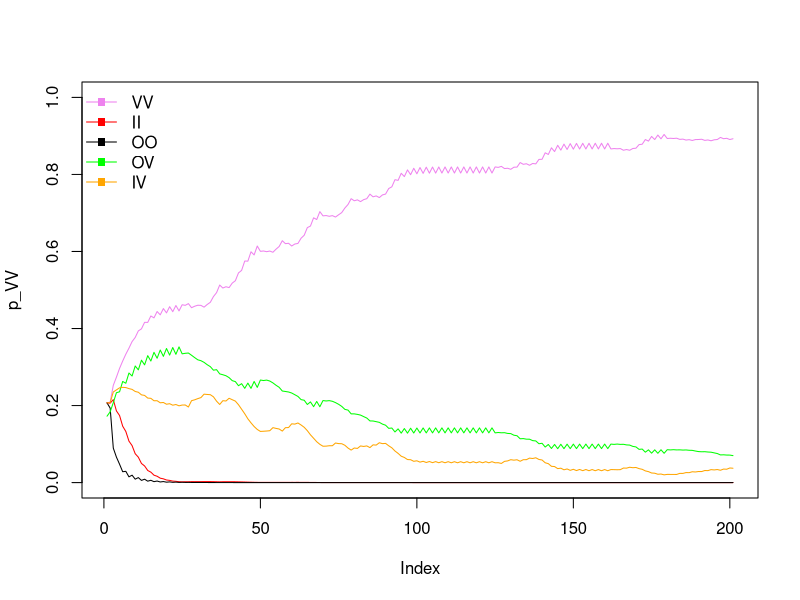

Recreate this plot in R.
###initial pop conditions
timesteps <- 200 #length of simulation

##parameters
bn <- 1    ##avg broodsize of adult with non-adaptive behavior
ba <- 2*bn ##avg broodsize of adult with adaptive behavior. ba > bn
p_as <- 0  #prob an adapted adult produces stressed offspring
p_ns <- 1  #prob an nonadapted adult produces stressed offspring
s <- 0.2	#prob individual learner succesfully acquires adaptive behavior
U <- 0.1  #prob environment changes states
mu_s <- 0.05	#mortality rate of social learners
mu_i <- 0.1 #mortality rate of individual learners
mu_n <- 1 # excess mortality factor of non-adapted individuals (to be added at some point with overlapping generations)

#create bins to store recursion values for each type

n_VVJH <- rep(0,timesteps + 1)
n_VVJS <- rep(0,timesteps + 1)
n_IIJH <- rep(0,timesteps + 1)
n_IIJS <- rep(0,timesteps + 1)
n_OOJH <- rep(0,timesteps + 1)
n_OOJS <- rep(0,timesteps + 1)
n_OVJH <- rep(0,timesteps + 1)
n_OVJS <- rep(0,timesteps + 1)
n_IVJH <- rep(0,timesteps + 1)
n_IVJS <- rep(0,timesteps + 1)

n_VVAa <- rep(0,timesteps + 1)
n_VVAn <- rep(0,timesteps + 1)
n_IIAa <- rep(0,timesteps + 1)
n_IIAn <- rep(0,timesteps + 1)
n_OOAa <- rep(0,timesteps + 1)
n_OOAn <- rep(0,timesteps + 1)
n_OVAa <- rep(0,timesteps + 1)
n_OVAn <- rep(0,timesteps + 1)
n_IVAa <- rep(0,timesteps + 1)
n_IVAn <- rep(0,timesteps + 1)

n_Aa <- rep(0,timesteps + 1)
n_An <- rep(0,timesteps + 1)
N <- rep(0,timesteps + 1)
u <- rep(0,timesteps + 1)
fa <- rep(0,timesteps + 1)
fn <- rep(0,timesteps + 1)

N0 <- 300
n_VVAa[1] <- 20
n_VVAn[1] <- 20
n_IIAa[1] <- 20
n_IIAn[1] <- 20
n_OOAa[1] <- 20
n_OOAn[1] <- 20
n_OVAa[1] <- 20
n_OVAn[1] <- 20
n_IVAa[1] <- 20
n_IVAn[1] <- 20
n_An[1] <- n_VVAn[1] + n_IIAn[1] + n_OOAn[1] + n_OVAn[1] + n_IVAn[1]
n_Aa[1] <- n_VVAa[1] + n_IIAa[1] + n_OOAa[1] + n_OVAa[1] + n_IVAa[1]

n_VVJH[1] <- 10
n_VVJS[1] <- 10
n_IIJH[1] <- 10
n_IIJS[1] <- 10
n_OOJH[1] <- 10
n_OOJS[1] <- 10
n_OVJH[1] <- 10
n_OVJH[1] <- 10
n_IVJH[1] <- 10
n_IVJS[1] <- 10

u[1] <- 0
N[1] <- n_VVAa[1] + n_VVAn[1] + n_IIAa[1] + n_IIAn[1] + n_OOAa[1] + n_OOAn[1] + n_OVAa[1] + n_OVAn[1] + n_IVAa[1] + n_IVAn[1] + n_VVJH[1] + n_VVJS[1] + n_IIJH[1] + n_IIJS[1] + n_OOJH[1] + n_OOJS[1] + n_OVJH[1] + n_OVJS[1] + n_IVJH[1] + n_IVJS[1]
fa[1]<- (n_Aa[1]*ba)/(n_Aa[1]*ba + n_An[1]*bn)
fn[1]<- (n_An[1]*bn)/(n_Aa[1]*ba + n_An[1]*bn)

#recursions
for (t in 1:timesteps)
{
  # juvenile recruitment
  n_VVJH[t+1] <- (n_VVAa[t])*ba*(1 - p_as) + (n_VVAn[t])*bn*(1 - p_ns)
  n_VVJS[t+1] <- (n_VVAa[t])*ba*p_as + (n_VVAn[t])*bn*p_ns
  n_IIJH[t+1] <- (n_IIAa[t])*ba*(1 - p_as) + (n_IIAn[t])*bn*(1 - p_ns)
  n_IIJS[t+1] <- (n_IIAa[t])*ba*p_as + (n_IIAn[t])*bn*p_ns
  n_OOJH[t+1] <- (n_OOAa[t])*ba*(1 - p_as) + (n_OOAn[t])*bn*(1 - p_ns)
  n_OOJS[t+1] <- (n_OOAa[t])*ba*p_as + (n_OOAn[t])*bn*p_ns
  n_OVJH[t+1] <- n_OVAa[t]*ba*(1 - p_as) + n_OVAn[t]*bn*(1 - p_ns)
  n_OVJS[t+1] <- n_OVAa[t]*ba*p_as + n_OVAn[t]*bn*p_ns
  n_IVJH[t+1] <- (n_IVAa[t])*ba*(1-p_as) + (n_IVAn[t])*bn*(1-p_ns)
  n_IVJS[t+1] <- (n_IVAa[t])*ba*p_as + (n_IVAn[t])*bn*p_ns
  
  #adult recruitment
  n_VVAa[t+1] <- (n_VVJS[t] + n_VVJH[t])*(1-u[t])*fa[t]*(1-mu_s)
  n_VVAn[t+1] <- (n_VVJS[t] + n_VVJH[t])*((1-u[t])*fn[t] + u[t])*(1-mu_s)
  n_IIAa[t+1] <- (n_IIJS[t] + n_IIJH[t])*s*(1-mu_i)
  n_IIAn[t+1] <- (n_IIJS[t] + n_IIJH[t])*(1-s)*(1-mu_i)
  n_OOAa[t+1] <- (n_OOJS[t] + n_OOJH[t])*(n_Aa[t]/N[t])*(1-u[t])*(1-mu_s)
  n_OOAn[t+1] <- (n_OOJS[t] + n_OOJH[t])*((1-u[t])*(n_An[t]/N[t]) + u[t])*(1-mu_s)
  n_OVAa[t+1] <- (n_OVJS[t]*(n_Aa[t]/(n_Aa[t] + n_An[t])) + n_OVJH[t]*fa[t])*(1-u[t])*(1-mu_s)
  n_OVAn[t+1] <- (n_OVJS[t]*((1-u[t])*(n_An[t]/(n_Aa[t] + n_An[t])) + u[t]) + n_OVJH[t]*((1-u[t])*fn[t]+ u[t]))*(1-mu_s)
  n_IVAa[t+1] <- n_IVJS[t]*s*(1-mu_i) + (1-u[t])*n_IVJH[t]*fa[t]*(1-mu_s)
  n_IVAn[t+1] <- n_IVJS[t]*(1-s)*(1-mu_i) + n_IVJH[t]*((1-u[t])*fn[t] + u[t])*(1-mu_s)
  
  n_Aa[t+1] <- n_VVAa[t+1] + n_IIAa[t+1] + n_OOAa[t+1] + n_OVAa[t+1] + n_IVAa[t+1]
  n_An[t+1] <- n_VVAn[t+1] + n_IIAn[t+1] + n_OOAn[t+1] + n_OVAn[t+1] + n_IVAn[t+1]
  N[t+1] <- n_VVAa[t+1] + n_VVAn[t+1] + n_IIAa[t+1] + n_IIAn[t+1] + n_OOAa[t+1] + n_OOAn[t+1] + n_OVAa[t+1] + n_OVAn[t+1] + n_IVAa[t+1] + n_IVAn[t+1] + n_VVJH[t+1] + n_VVJS[t+1] + n_IIJH[t+1] + n_IIJS[t+1] + n_OOJH[t+1] + n_OOJS[t+1] + n_OVJH[t+1] + n_OVJS[t+1] + n_IVJH[t+1] + n_IVJS[t+1]
  u[t+1] <- rbinom(n=1,prob=U,size=1) #sample environment changing
  fa[t+1]<- (n_Aa[t+1]*ba)/(n_Aa[t+1]*ba + n_An[t+1]*bn)
  fn[t+1]<- (n_An[t+1]*bn)/(n_Aa[t+1]*ba + n_An[t+1]*bn)
}

# compute proportions of each strategy for summary plot
p_VV <- ( n_VVJH + n_VVJS + n_VVAa + n_VVAn ) / N
p_II <- ( n_IIJH + n_IIJS + n_IIAa + n_IIAn ) / N
p_OO <- ( n_OOJH + n_OOJS + n_OOAa + n_OOAn ) / N
p_OV <- ( n_OVJH + n_OVJS + n_OVAa + n_OVAn ) / N
p_IV <- ( n_IVJH + n_IVJS + n_IVAa + n_IVAn ) / N

# q_VV <-  n_VVAa / ( n_VVAa + n_VVAn )
# q_II <-  n_IIAa / ( n_IIAa + n_IIAn )
# q_OO <-  n_OOAa / ( n_OOAa + n_OOAn )
# q_OV <-  n_OVAa / ( n_OVAa + n_OVAn )



plot( p_VV , ylim=c(0,1) , type="l" , col="violet")
lines( 1:length(p_II) , p_II , col="red" )
lines( 1:length(p_OO) , p_OO , col="black")
lines( 1:length(p_OV) , p_OV , col="green")
lines( 1:length(p_IV) , p_IV , col="orange" )

legend("topleft" , c("VV", "II", "OO" , "OV" , "IV") , lty=1 , lwd=c(1,1,1,1,1) , col=c("violet", "red", "black" , "green" , "orange") , pch=c(15,15,15,15,15) ,bty='n')

#legend("topleft" , c("OO", "II", "IO" , "population" , "adults") , lty=c(0,0,0,1,2) , lwd=c(0,0,0,1,1) , col=c("black", "red", "blue" , "black" , "black") , pch=c(15,15,15,NA,NA) ,bty='n')

# lines( 1:length(q_VV) , q_VV , lty=2 )
# lines( 1:length(q_II) , q_II , lty=2 , col="red" )
# lines( 1:length(q_OO) , q_OO , lty=2 , col="blue")
# lines( 1:length(q_OV) , q_OV , lty=2 , col="green")


# age structure
# p_JVV <- ( n_VVJS + n_VVJH ) / ( n_VVJH + n_VVJS + n_VVAa + n_VVAn )
# p_AVV <- ( n_VVAa + n_VVAn ) / ( n_VVJH + n_VVJS + n_VVAa + n_VVAn )
# plot( p_JVV , ylim=c(0,1) , type="l" )
# 
# p_JII <- ( n_IIJS + n_IIJH ) / ( n_IIJH + n_IIJS + n_IIAa + n_IIAn )
# p_AII <- ( n_IIAa + n_IIAn ) / ( n_IIJH + n_IIJS + n_IIAa + n_IIAn )
# plot( p_JII , ylim=c(0,1) , type="l" )
# 
# p_JOO <- ( n_OOJS + n_OOJH ) / ( n_OOJH + n_OOJS + n_OOAa + n_OOAn )
# p_AOO <- ( n_OOAa + n_OOAn ) / ( n_OOJH + n_OOJS + n_OOAa + n_OOAn )
# plot( p_JOO , ylim=c(0,1) , type="l" )
# 
# p_JOV <- ( n_OVJS + n_OVJH ) / ( n_OVJH + n_OVJS + n_OVAa + n_OVAn )
# p_AOV <- ( n_OVAa + n_OVAn ) / ( n_OVJH + n_OVJS + n_OVAa + n_OVAn )
# plot( p_JOV , ylim=c(0,1) , type="l" )
# 
# p_JIV <- (n_IVJS + n_IVJH) / (n_IVJH + n_IVJS + n_IVAa + n_IVAn)
# p_AIV <- (n_IVAa + n_IVAn) / (n_IVJH + n_IVJS + n_IVAa + n_IVAn)
# plot( p_JIV , ylim=c(0,1) , type="l" )
